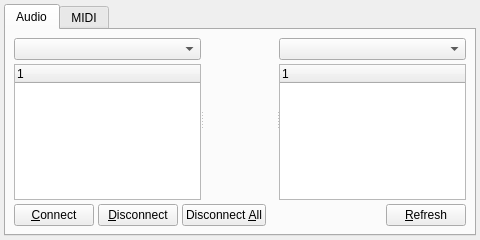
<ui version="4.0" >
 <author>rncbc aka Rui Nuno Capela</author>
 <comment>qtractor - An Audio/MIDI multi-track sequencer.

   Copyright (C) 2005-2015, rncbc aka Rui Nuno Capela. All rights reserved.

   This program is free software; you can redistribute it and/or
   modify it under the terms of the GNU General Public License
   as published by the Free Software Foundation; either version 2
   of the License, or (at your option) any later version.

   This program is distributed in the hope that it will be useful,
   but WITHOUT ANY WARRANTY; without even the implied warranty of
   MERCHANTABILITY or FITNESS FOR A PARTICULAR PURPOSE.  See the
   GNU General Public License for more details.

   You should have received a copy of the GNU General Public License along
   with this program; if not, write to the Free Software Foundation, Inc.,
   51 Franklin Street, Fifth Floor, Boston, MA 02110-1301 USA.

 </comment>
 <exportmacro></exportmacro>
 <class>qtractorConnectForm</class>
 <widget class="QWidget" name="qtractorConnectForm" >
  <property name="geometry" >
   <rect>
    <x>0</x>
    <y>0</y>
    <width>480</width>
    <height>240</height>
   </rect>
  </property>
  <property name="sizePolicy" >
   <sizepolicy>
    <hsizetype>1</hsizetype>
    <vsizetype>1</vsizetype>
    <horstretch>0</horstretch>
    <verstretch>0</verstretch>
   </sizepolicy>
  </property>
  <property name="windowTitle" >
   <string>qtractorConnectTest</string>
  </property>
  <property name="windowIcon" >
   <iconset resource="qtractor.qrc" >:/images/viewConnections.png</iconset>
  </property>
  <layout class="QVBoxLayout" >
   <property name="margin" >
    <number>4</number>
   </property>
   <property name="spacing" >
    <number>4</number>
   </property>
   <item>
    <widget class="QTabWidget" name="ConnectTabWidget" >
     <widget class="QWidget" name="AudioConnectTab" >
      <attribute name="title" >
       <string>Audio</string>
      </attribute>
      <layout class="QVBoxLayout" >
       <property name="margin" >
        <number>8</number>
       </property>
       <property name="spacing" >
        <number>4</number>
       </property>
       <item>
        <widget class="QSplitter" name="AudioConnectSplitter" >
         <property name="orientation" >
          <enum>Qt::Horizontal</enum>
         </property>
		 <property name="handleWidth" >
		  <number>2</number>
		 </property>
		 <widget class="QWidget" name="AudioOLayout" >
          <layout class="QVBoxLayout" >
           <property name="margin" >
            <number>0</number>
           </property>
           <property name="spacing" >
            <number>4</number>
           </property>
           <item>
            <widget class="QComboBox" name="AudioOClientsComboBox" >
             <property name="toolTip" >
              <string>Select output client/ports</string>
             </property>
            </widget>
           </item>
           <item>
            <widget class="qtractorAudioClientListView" name="AudioOListView" >
             <property name="focusPolicy" >
              <enum>Qt::WheelFocus</enum>
             </property>
            </widget>
           </item>
          </layout>
         </widget>
         <widget class="qtractorConnectorView" name="AudioConnectorView" />
         <widget class="QWidget" name="AudioILayout" >
          <layout class="QVBoxLayout" >
           <property name="margin" >
            <number>0</number>
           </property>
           <property name="spacing" >
            <number>4</number>
           </property>
           <item>
            <widget class="QComboBox" name="AudioIClientsComboBox" >
             <property name="toolTip" >
              <string>Select input client/ports</string>
             </property>
            </widget>
           </item>
           <item>
            <widget class="qtractorAudioClientListView" name="AudioIListView" >
             <property name="focusPolicy" >
              <enum>Qt::WheelFocus</enum>
             </property>
            </widget>
           </item>
          </layout>
         </widget>
        </widget>
       </item>
       <item>
        <layout class="QHBoxLayout" >
         <property name="margin" >
          <number>0</number>
         </property>
         <property name="spacing" >
          <number>4</number>
         </property>
         <item>
          <widget class="QPushButton" name="AudioConnectPushButton" >
           <property name="toolTip" >
            <string>Connect currently selected ports</string>
           </property>
           <property name="text" >
            <string>&amp;Connect</string>
           </property>
           <property name="icon" >
            <iconset resource="qtractor.qrc" >:/images/formConnect.png</iconset>
           </property>
          </widget>
         </item>
         <item>
          <widget class="QPushButton" name="AudioDisconnectPushButton" >
           <property name="toolTip" >
            <string>Disconnect currently selected ports</string>
           </property>
           <property name="text" >
            <string>&amp;Disconnect</string>
           </property>
           <property name="icon" >
            <iconset resource="qtractor.qrc" >:/images/formDisconnect.png</iconset>
           </property>
          </widget>
         </item>
         <item>
          <widget class="QPushButton" name="AudioDisconnectAllPushButton" >
           <property name="toolTip" >
            <string>Disconnect all currently connected ports</string>
           </property>
           <property name="text" >
            <string>Disconnect &amp;All</string>
           </property>
           <property name="icon" >
            <iconset resource="qtractor.qrc" >:/images/formDisconnectAll.png</iconset>
           </property>
          </widget>
         </item>
         <item>
          <spacer>
           <property name="orientation" >
            <enum>Qt::Horizontal</enum>
           </property>
           <property name="sizeType" >
            <enum>QSizePolicy::Expanding</enum>
           </property>
           <property name="sizeHint" >
            <size>
             <width>87</width>
             <height>8</height>
            </size>
           </property>
          </spacer>
         </item>
         <item>
          <widget class="QPushButton" name="AudioRefreshPushButton" >
           <property name="toolTip" >
            <string>Refresh current connections view</string>
           </property>
           <property name="text" >
            <string>&amp;Refresh</string>
           </property>
           <property name="icon" >
            <iconset resource="qtractor.qrc" >:/images/formRefresh.png</iconset>
           </property>
          </widget>
         </item>
        </layout>
       </item>
      </layout>
     </widget>
     <widget class="QWidget" name="MidiConnectTab" >
      <attribute name="title" >
       <string>MIDI</string>
      </attribute>
      <layout class="QVBoxLayout" >
       <property name="margin" >
        <number>8</number>
       </property>
       <property name="spacing" >
        <number>4</number>
       </property>
       <item>
        <widget class="QSplitter" name="MidiConnectSplitter" >
         <property name="orientation" >
          <enum>Qt::Horizontal</enum>
         </property>
		 <property name="handleWidth" >
		  <number>2</number>
		 </property>
		 <widget class="QWidget" name="MidiOLayout" >
          <layout class="QVBoxLayout" >
           <property name="margin" >
            <number>0</number>
           </property>
           <property name="spacing" >
            <number>4</number>
           </property>
           <item>
            <widget class="QComboBox" name="MidiOClientsComboBox" >
             <property name="toolTip" >
              <string>Select output client/ports</string>
             </property>
            </widget>
           </item>
           <item>
            <widget class="qtractorMidiClientListView" name="MidiOListView" >
             <property name="focusPolicy" >
              <enum>Qt::WheelFocus</enum>
             </property>
            </widget>
           </item>
          </layout>
         </widget>
         <widget class="qtractorConnectorView" name="MidiConnectorView" />
         <widget class="QWidget" name="MidiILayout" >
          <layout class="QVBoxLayout" >
           <property name="margin" >
            <number>0</number>
           </property>
           <property name="spacing" >
            <number>4</number>
           </property>
           <item>
            <widget class="QComboBox" name="MidiIClientsComboBox" >
             <property name="toolTip" >
              <string>Select input client/ports</string>
             </property>
            </widget>
           </item>
           <item>
            <widget class="qtractorMidiClientListView" name="MidiIListView" >
             <property name="focusPolicy" >
              <enum>Qt::WheelFocus</enum>
             </property>
            </widget>
           </item>
          </layout>
         </widget>
        </widget>
       </item>
       <item>
        <layout class="QHBoxLayout" >
         <property name="margin" >
          <number>0</number>
         </property>
         <property name="spacing" >
          <number>4</number>
         </property>
         <item>
          <widget class="QPushButton" name="MidiConnectPushButton" >
           <property name="toolTip" >
            <string>Connect currently selected ports</string>
           </property>
           <property name="text" >
            <string>&amp;Connect</string>
           </property>
           <property name="icon" >
            <iconset resource="qtractor.qrc" >:/images/formConnect.png</iconset>
           </property>
          </widget>
         </item>
         <item>
          <widget class="QPushButton" name="MidiDisconnectPushButton" >
           <property name="toolTip" >
            <string>Disconnect currently selected ports</string>
           </property>
           <property name="text" >
            <string>&amp;Disconnect</string>
           </property>
           <property name="icon" >
            <iconset resource="qtractor.qrc" >:/images/formDisconnect.png</iconset>
           </property>
          </widget>
         </item>
         <item>
          <widget class="QPushButton" name="MidiDisconnectAllPushButton" >
           <property name="toolTip" >
            <string>Disconnect all currently connected ports</string>
           </property>
           <property name="text" >
            <string>Disconnect &amp;All</string>
           </property>
           <property name="icon" >
            <iconset resource="qtractor.qrc" >:/images/formDisconnectAll.png</iconset>
           </property>
          </widget>
         </item>
         <item>
          <spacer>
           <property name="orientation" >
            <enum>Qt::Horizontal</enum>
           </property>
           <property name="sizeType" >
            <enum>QSizePolicy::Expanding</enum>
           </property>
           <property name="sizeHint" >
            <size>
             <width>87</width>
             <height>8</height>
            </size>
           </property>
          </spacer>
         </item>
         <item>
          <widget class="QPushButton" name="MidiRefreshPushButton" >
           <property name="toolTip" >
            <string>Refresh current connections view</string>
           </property>
           <property name="text" >
            <string>&amp;Refresh</string>
           </property>
           <property name="icon" >
            <iconset resource="qtractor.qrc" >:/images/formRefresh.png</iconset>
           </property>
          </widget>
         </item>
        </layout>
       </item>
      </layout>
     </widget>
    </widget>
   </item>
  </layout>
 </widget>
 <layoutdefault spacing="4" margin="4" />
 <customwidgets>
  <customwidget>
   <class>qtractorAudioClientListView</class>
   <extends>QTreeWidget</extends>
   <header>qtractorAudioConnect.h</header>
  </customwidget>
  <customwidget>
   <class>qtractorMidiClientListView</class>
   <extends>QTreeWidget</extends>
   <header>qtractorMidiConnect.h</header>
  </customwidget>
  <customwidget>
   <class>qtractorConnectorView</class>
   <extends>QWidget</extends>
   <header>qtractorConnect.h</header>
  </customwidget>
 </customwidgets>
 <tabstops>
  <tabstop>ConnectTabWidget</tabstop>
  <tabstop>AudioOClientsComboBox</tabstop>
  <tabstop>AudioOListView</tabstop>
  <tabstop>AudioIClientsComboBox</tabstop>
  <tabstop>AudioIListView</tabstop>
  <tabstop>AudioConnectPushButton</tabstop>
  <tabstop>AudioDisconnectPushButton</tabstop>
  <tabstop>AudioDisconnectAllPushButton</tabstop>
  <tabstop>AudioRefreshPushButton</tabstop>
  <tabstop>MidiOClientsComboBox</tabstop>
  <tabstop>MidiOListView</tabstop>
  <tabstop>MidiIClientsComboBox</tabstop>
  <tabstop>MidiIListView</tabstop>
  <tabstop>MidiConnectPushButton</tabstop>
  <tabstop>MidiDisconnectPushButton</tabstop>
  <tabstop>MidiDisconnectAllPushButton</tabstop>
  <tabstop>MidiRefreshPushButton</tabstop>
 </tabstops>
 <resources>
  <include location="qtractor.qrc" />
 </resources>
 <connections/>
</ui>
